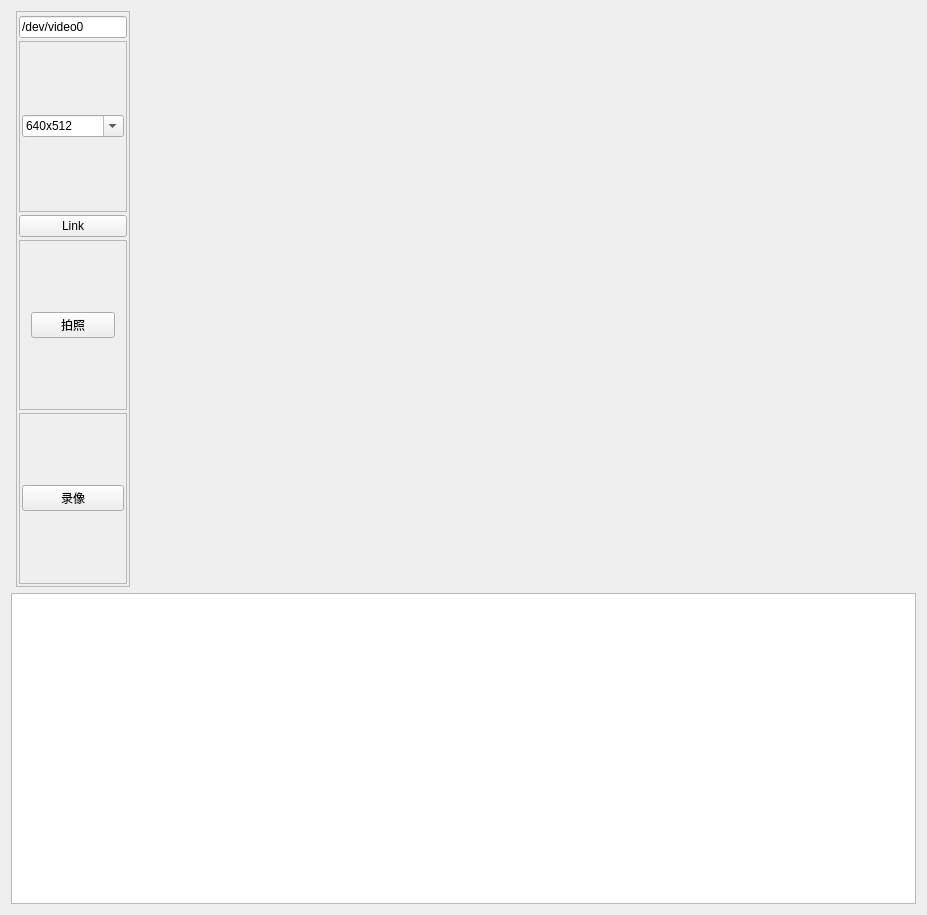
<?xml version="1.0" encoding="UTF-8"?>
<ui version="4.0">
 <class>MainWindow</class>
 <widget class="QMainWindow" name="MainWindow">
  <property name="geometry">
   <rect>
    <x>0</x>
    <y>0</y>
    <width>927</width>
    <height>915</height>
   </rect>
  </property>
  <property name="minimumSize">
   <size>
    <width>927</width>
    <height>0</height>
   </size>
  </property>
  <property name="maximumSize">
   <size>
    <width>927</width>
    <height>16777215</height>
   </size>
  </property>
  <property name="windowTitle">
   <string>IRCameraDemo</string>
  </property>
  <widget class="QWidget" name="centralWidget">
   <layout class="QVBoxLayout" name="verticalLayout_3">
    <item>
     <layout class="QVBoxLayout" name="verticalLayout_2">
      <item>
       <layout class="QHBoxLayout" name="horizontalLayout" stretch="0,0">
        <item>
         <widget class="QFrame" name="frame">
          <property name="sizePolicy">
           <sizepolicy hsizetype="Fixed" vsizetype="Preferred">
            <horstretch>0</horstretch>
            <verstretch>0</verstretch>
           </sizepolicy>
          </property>
          <property name="layoutDirection">
           <enum>Qt::LeftToRight</enum>
          </property>
          <property name="frameShape">
           <enum>QFrame::StyledPanel</enum>
          </property>
          <property name="frameShadow">
           <enum>QFrame::Plain</enum>
          </property>
          <layout class="QVBoxLayout" name="verticalLayout">
           <property name="spacing">
            <number>3</number>
           </property>
           <property name="leftMargin">
            <number>2</number>
           </property>
           <property name="topMargin">
            <number>4</number>
           </property>
           <property name="rightMargin">
            <number>2</number>
           </property>
           <property name="bottomMargin">
            <number>2</number>
           </property>
           <item>
            <widget class="QLineEdit" name="lineEdit_uvcdevname">
             <property name="sizePolicy">
              <sizepolicy hsizetype="Minimum" vsizetype="Fixed">
               <horstretch>0</horstretch>
               <verstretch>0</verstretch>
              </sizepolicy>
             </property>
             <property name="minimumSize">
              <size>
               <width>0</width>
               <height>0</height>
              </size>
             </property>
             <property name="text">
              <string>/dev/video0</string>
             </property>
            </widget>
           </item>
           <item>
            <widget class="QFrame" name="frame_2">
             <property name="frameShape">
              <enum>QFrame::StyledPanel</enum>
             </property>
             <property name="frameShadow">
              <enum>QFrame::Raised</enum>
             </property>
             <layout class="QVBoxLayout" name="verticalLayout_4">
              <property name="spacing">
               <number>2</number>
              </property>
              <property name="leftMargin">
               <number>2</number>
              </property>
              <property name="topMargin">
               <number>5</number>
              </property>
              <property name="rightMargin">
               <number>2</number>
              </property>
              <property name="bottomMargin">
               <number>5</number>
              </property>
              <item>
               <widget class="QComboBox" name="comboBox_capture_res">
                <property name="editable">
                 <bool>true</bool>
                </property>
                <property name="currentIndex">
                 <number>0</number>
                </property>
                <item>
                 <property name="text">
                  <string>640x512</string>
                 </property>
                </item>
                <item>
                 <property name="text">
                  <string>1280x1024</string>
                 </property>
                </item>
                <item>
                 <property name="text">
                  <string>M Series</string>
                 </property>
                </item>
                <item>
                 <property name="text">
                  <string>384x288</string>
                 </property>
                </item>
                <item>
                 <property name="text">
                  <string>256x192</string>
                 </property>
                </item>
               </widget>
              </item>
             </layout>
            </widget>
           </item>
           <item>
            <widget class="QPushButton" name="pushButton_link">
             <property name="sizePolicy">
              <sizepolicy hsizetype="Minimum" vsizetype="Fixed">
               <horstretch>0</horstretch>
               <verstretch>0</verstretch>
              </sizepolicy>
             </property>
             <property name="minimumSize">
              <size>
               <width>0</width>
               <height>0</height>
              </size>
             </property>
             <property name="text">
              <string>Link</string>
             </property>
            </widget>
           </item>
           <item>
            <widget class="QFrame" name="frame_7">
             <property name="frameShape">
              <enum>QFrame::StyledPanel</enum>
             </property>
             <property name="frameShadow">
              <enum>QFrame::Raised</enum>
             </property>
             <layout class="QHBoxLayout" name="horizontalLayout_6">
              <property name="topMargin">
               <number>2</number>
              </property>
              <property name="bottomMargin">
               <number>2</number>
              </property>
              <item>
               <widget class="QPushButton" name="pushButton_distance_get">
                <property name="text">
                 <string>拍照</string>
                </property>
               </widget>
              </item>
             </layout>
            </widget>
           </item>
           <item>
            <widget class="QFrame" name="frame_15">
             <property name="frameShape">
              <enum>QFrame::StyledPanel</enum>
             </property>
             <property name="frameShadow">
              <enum>QFrame::Raised</enum>
             </property>
             <layout class="QHBoxLayout" name="horizontalLayout_14">
              <property name="leftMargin">
               <number>2</number>
              </property>
              <property name="topMargin">
               <number>2</number>
              </property>
              <property name="rightMargin">
               <number>2</number>
              </property>
              <property name="bottomMargin">
               <number>2</number>
              </property>
              <item>
               <widget class="QPushButton" name="pushButton">
                <property name="text">
                 <string>录像</string>
                </property>
               </widget>
              </item>
             </layout>
            </widget>
           </item>
          </layout>
         </widget>
        </item>
        <item>
         <widget class="QLabel" name="label_preview">
          <property name="sizePolicy">
           <sizepolicy hsizetype="Minimum" vsizetype="Minimum">
            <horstretch>0</horstretch>
            <verstretch>0</verstretch>
           </sizepolicy>
          </property>
          <property name="minimumSize">
           <size>
            <width>768</width>
            <height>576</height>
           </size>
          </property>
          <property name="maximumSize">
           <size>
            <width>768</width>
            <height>576</height>
           </size>
          </property>
          <property name="text">
           <string/>
          </property>
         </widget>
        </item>
       </layout>
      </item>
     </layout>
    </item>
    <item>
     <widget class="QTextEdit" name="textEdit_log">
      <property name="lineWrapMode">
       <enum>QTextEdit::NoWrap</enum>
      </property>
     </widget>
    </item>
   </layout>
  </widget>
 </widget>
 <layoutdefault spacing="6" margin="11"/>
 <resources/>
 <connections/>
</ui>
